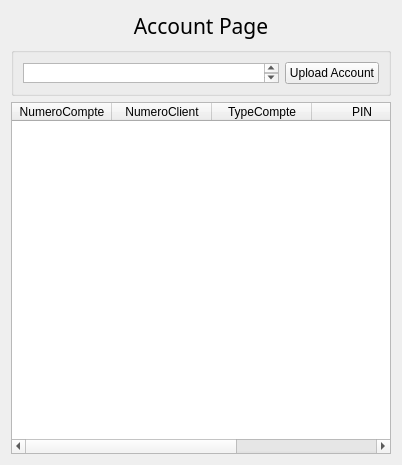
         <widget class="QWidget" name="account">
          <property name="styleSheet">
           <string notr="true"/>
          </property>
          <layout class="QVBoxLayout" name="verticalLayout_8">
           <item>
            <widget class="QLabel" name="label_11">
             <property name="font">
              <font>
               <family>Forte</family>
               <pointsize>16</pointsize>
              </font>
             </property>
             <property name="text">
              <string>Account Page</string>
             </property>
             <property name="alignment">
              <set>Qt::AlignCenter</set>
             </property>
            </widget>
           </item>
           <item>
            <widget class="QGroupBox" name="groupBox">
             <property name="minimumSize">
              <size>
               <width>0</width>
               <height>0</height>
              </size>
             </property>
             <layout class="QHBoxLayout" name="horizontalLayout_8">
              <property name="sizeConstraint">
               <enum>QLayout::SetMaximumSize</enum>
              </property>
              <item>
               <widget class="QTextEdit" name="textEdit_2">
                <property name="enabled">
                 <bool>true</bool>
                </property>
                <property name="sizePolicy">
                 <sizepolicy hsizetype="Expanding" vsizetype="Expanding">
                  <horstretch>0</horstretch>
                  <verstretch>0</verstretch>
                 </sizepolicy>
                </property>
                <property name="maximumSize">
                 <size>
                  <width>16777215</width>
                  <height>20</height>
                 </size>
                </property>
               </widget>
              </item>
              <item>
               <widget class="QPushButton" name="Upload_account">
                <property name="text">
                 <string>Upload Account</string>
                </property>
                <property name="icon">
                 <iconset resource="icomoon/logo.qrc">
                  <normaloff>:/icon/upload.png</normaloff>:/icon/upload.png</iconset>
                </property>
               </widget>
              </item>
             </layout>
            </widget>
           </item>
           <item>
            <widget class="QTableWidget" name="account_table">
             <property name="minimumSize">
              <size>
               <width>0</width>
               <height>352</height>
              </size>
             </property>
             <column>
              <property name="text">
               <string>NumeroCompte</string>
              </property>
             </column>
             <column>
              <property name="text">
               <string>NumeroClient</string>
              </property>
             </column>
             <column>
              <property name="text">
               <string>TypeCompte</string>
              </property>
             </column>
             <column>
              <property name="text">
               <string>PIN</string>
              </property>
             </column>
             <column>
              <property name="text">
               <string>Solde</string>
              </property>
             </column>
            </widget>
           </item>
          </layout>
         </widget>
